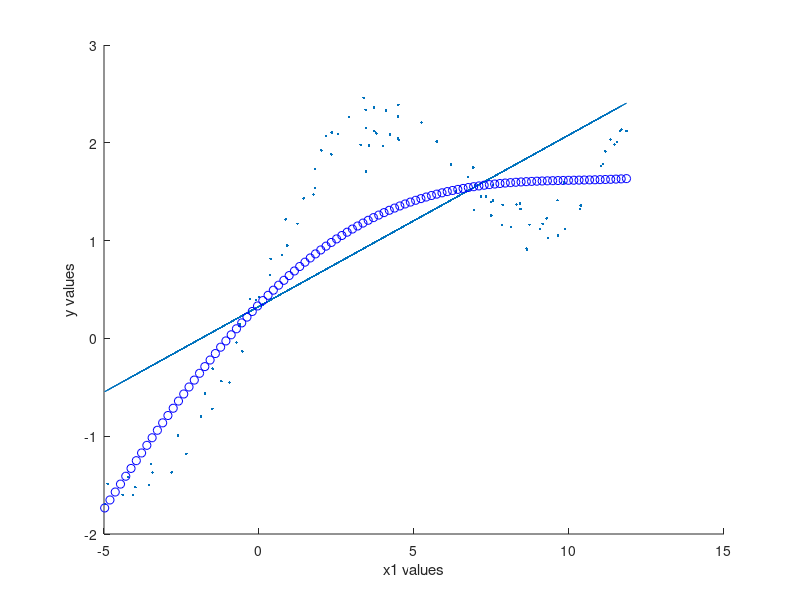

Reproduce this figure in MATLAB.
X = load('q3x.dat');
Y = load('q3y.dat');
m = length(Y);

minX = min(X);
maxX = max(X);

%generating the data which are linearly spaced between min and max
%calculated above
genData = linspace(minX,maxX,100);
len_genData = length(genData);

X = [ones(m,1),X];

%theta calculated from the normal equation
theta_norm = ((inv(X'*X))*X')*Y;

y = theta_norm'*X';
scatter(X(:,2),Y,'.r')
xlabel('x1 values')
ylabel('y values')

hold on
plot(X(:,2),y);

rs = input('tau?');
tau = rs;

for i = 1:len_genData
    W = exp(-(1/(2*tau^2))*((genData(1,i)-X(:,2)).^2));
    WY = W.*Y;
    W2 = repmat(W,1,2);
    WX = W2.*X;

    theta_gen = ((inv(X'*WX))*X')*WY;
    y = theta_gen(1,1)+theta_gen(2,1)*genData(1,i);
    plot(genData(1,i),y,'ob')
end